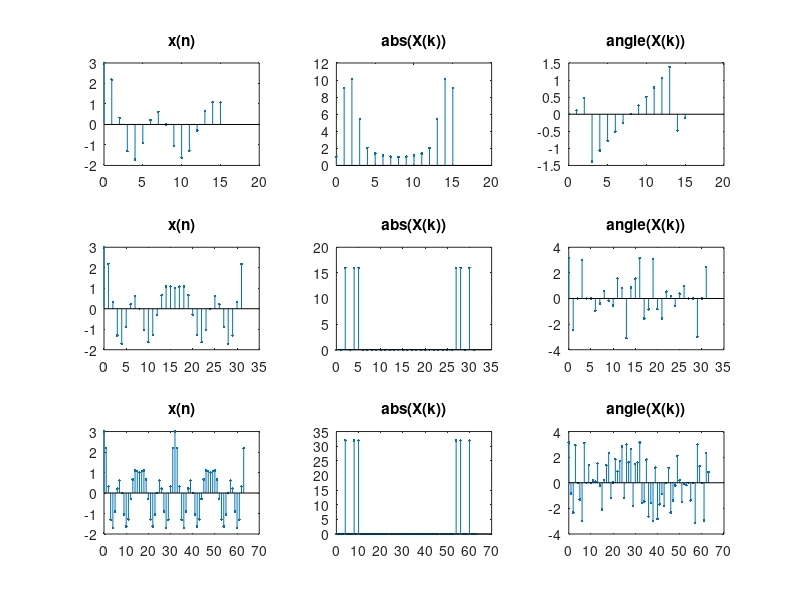

Write MATLAB code to recreate this figure.
f=64;
dt=1/f;
N=[16,32,64];
for k=1:3
 n=0:N(k)-1;
 nt=n*dt;
 x=cos(8*pi*nt)+cos(16*pi*nt)+cos(20*pi*nt);
 y=fft(x);
 subplot(3,3,3*k-2),stem(n,x,'.');
 title('x(n)');
 subplot(3,3,3*k-1),stem(n,abs(y),'.');
 title('abs(X(k))');
 subplot(3,3,3*k),stem(n,angle(y),'.');
 title('angle(X(k))');
end